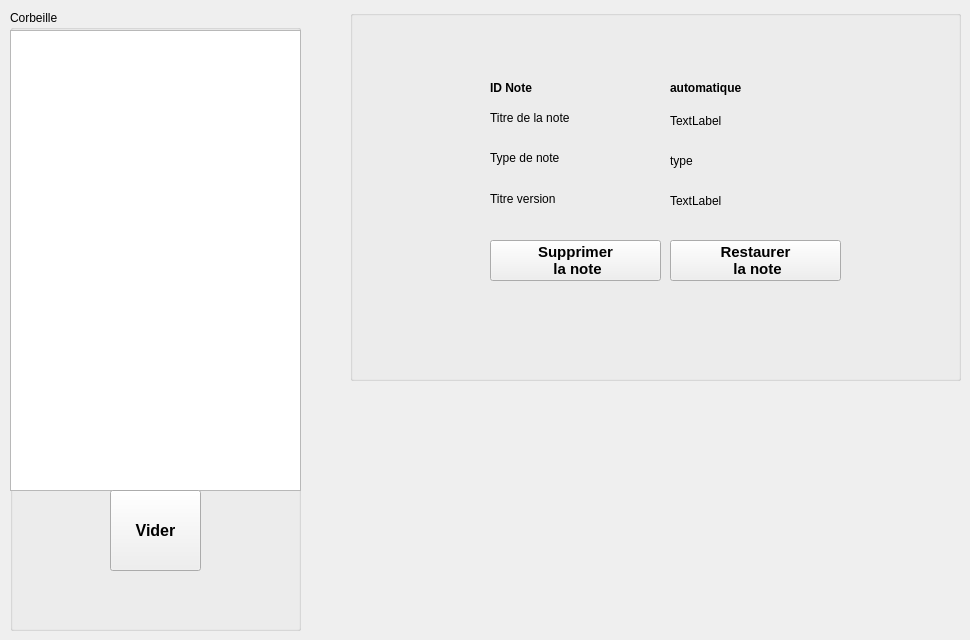
    <widget class="QWidget" name="trash_view">
     <attribute name="title">
      <string>Corbeille</string>
     </attribute>
     <widget class="QGroupBox" name="binNoteGroup">
      <property name="geometry">
       <rect>
        <x>10</x>
        <y>10</y>
        <width>291</width>
        <height>621</height>
       </rect>
      </property>
      <property name="title">
       <string>Corbeille</string>
      </property>
      <widget class="QListWidget" name="inTrashNoteList">
       <property name="geometry">
        <rect>
         <x>0</x>
         <y>20</y>
         <width>291</width>
         <height>461</height>
        </rect>
       </property>
      </widget>
      <widget class="QPushButton" name="buttonViderCorbeille">
       <property name="geometry">
        <rect>
         <x>100</x>
         <y>480</y>
         <width>91</width>
         <height>81</height>
        </rect>
       </property>
       <property name="font">
        <font>
         <pointsize>12</pointsize>
         <weight>75</weight>
         <bold>true</bold>
        </font>
       </property>
       <property name="text">
        <string>Vider</string>
       </property>
      </widget>
     </widget>
     <widget class="QWidget" name="verticalLayoutWidget_7">
      <property name="geometry">
       <rect>
        <x>350</x>
        <y>10</y>
        <width>611</width>
        <height>371</height>
       </rect>
      </property>
      <layout class="QVBoxLayout" name="midSideLayout_4">
       <item>
        <widget class="QGroupBox" name="trashInformationNote">
         <property name="enabled">
          <bool>true</bool>
         </property>
         <property name="minimumSize">
          <size>
           <width>0</width>
           <height>190</height>
          </size>
         </property>
         <property name="title">
          <string/>
         </property>
         <widget class="QLabel" name="label_26">
          <property name="geometry">
           <rect>
            <x>140</x>
            <y>70</y>
            <width>81</width>
            <height>16</height>
           </rect>
          </property>
          <property name="font">
           <font>
            <weight>75</weight>
            <bold>true</bold>
           </font>
          </property>
          <property name="text">
           <string>ID Note</string>
          </property>
         </widget>
         <widget class="QLabel" name="label_27">
          <property name="geometry">
           <rect>
            <x>140</x>
            <y>140</y>
            <width>91</width>
            <height>16</height>
           </rect>
          </property>
          <property name="font">
           <font>
            <weight>50</weight>
            <bold>false</bold>
           </font>
          </property>
          <property name="text">
           <string>Type de note</string>
          </property>
         </widget>
         <widget class="QLabel" name="TrashnoteTitle">
          <property name="geometry">
           <rect>
            <x>140</x>
            <y>100</y>
            <width>111</width>
            <height>16</height>
           </rect>
          </property>
          <property name="font">
           <font>
            <weight>50</weight>
            <bold>false</bold>
           </font>
          </property>
          <property name="text">
           <string>Titre de la note</string>
          </property>
         </widget>
         <widget class="QLabel" name="trashIdNote">
          <property name="geometry">
           <rect>
            <x>320</x>
            <y>70</y>
            <width>91</width>
            <height>16</height>
           </rect>
          </property>
          <property name="font">
           <font>
            <weight>75</weight>
            <bold>true</bold>
           </font>
          </property>
          <property name="text">
           <string>automatique</string>
          </property>
         </widget>
         <widget class="QLabel" name="TrashtitleVersionLabel">
          <property name="geometry">
           <rect>
            <x>140</x>
            <y>180</y>
            <width>151</width>
            <height>17</height>
           </rect>
          </property>
          <property name="text">
           <string>Titre version</string>
          </property>
         </widget>
         <widget class="QLabel" name="trashTypeNote">
          <property name="geometry">
           <rect>
            <x>320</x>
            <y>140</y>
            <width>141</width>
            <height>21</height>
           </rect>
          </property>
          <property name="text">
           <string>type</string>
          </property>
         </widget>
         <widget class="QLabel" name="trashTitleNote">
          <property name="geometry">
           <rect>
            <x>320</x>
            <y>100</y>
            <width>151</width>
            <height>21</height>
           </rect>
          </property>
          <property name="text">
           <string>TextLabel</string>
          </property>
         </widget>
         <widget class="QLabel" name="trashTitleVersion">
          <property name="geometry">
           <rect>
            <x>320</x>
            <y>180</y>
            <width>141</width>
            <height>21</height>
           </rect>
          </property>
          <property name="text">
           <string>TextLabel</string>
          </property>
         </widget>
         <widget class="QPushButton" name="buttonTrashDeleteNote">
          <property name="geometry">
           <rect>
            <x>140</x>
            <y>230</y>
            <width>171</width>
            <height>41</height>
           </rect>
          </property>
          <property name="font">
           <font>
            <pointsize>11</pointsize>
            <weight>75</weight>
            <bold>true</bold>
           </font>
          </property>
          <property name="text">
           <string>Supprimer
 la note</string>
          </property>
          <property name="autoRepeat">
           <bool>false</bool>
          </property>
         </widget>
         <widget class="QPushButton" name="buttonTrashRestaureNote">
          <property name="geometry">
           <rect>
            <x>320</x>
            <y>230</y>
            <width>171</width>
            <height>41</height>
           </rect>
          </property>
          <property name="font">
           <font>
            <pointsize>11</pointsize>
            <weight>75</weight>
            <bold>true</bold>
           </font>
          </property>
          <property name="text">
           <string>Restaurer
 la note</string>
          </property>
          <property name="autoRepeat">
           <bool>false</bool>
          </property>
         </widget>
        </widget>
       </item>
      </layout>
     </widget>
    </widget>
